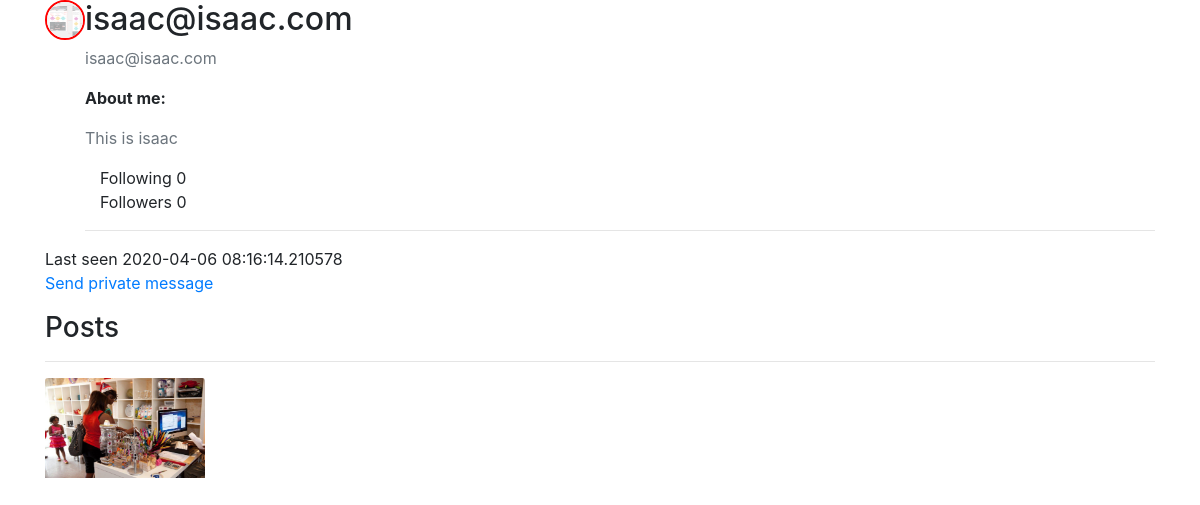
The app's page /dashboard/isaac@isaac.com, older data.
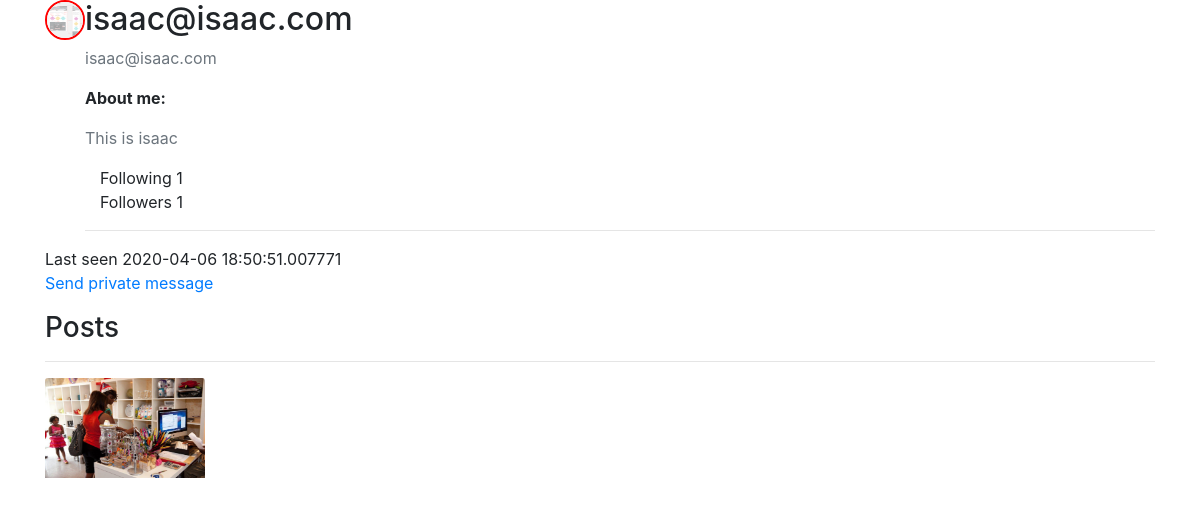
The same page, newer data.
### quandromy/database.py (models this page shows, shortened)
class User(db.Model, UserMixin): #The users mixing class helps in user management. We inherit the "is_authenticated" method from here
    __tablename__ = 'users'
    __searchable__ = ['fullname', 'username']
    id = db.Column(db.Integer, primary_key = True)
    fullname = db.Column(db.String(100), nullable = False)
    username = db.Column(db.String(20), unique = True, nullable = False, index = True)
    role_id = db.Column(db.Integer, db.ForeignKey('roles.id'))
    email = db.Column(db.String(120), unique = True, nullable = False, index = True)
    country = db.Column(db.String(200))
    name = db.Column(db.String(64))
    about_me = db.Column(db.Text())
    member_since = db.Column(db.DateTime(), default=datetime.utcnow)
    last_seen = db.Column(db.DateTime(), default=datetime.utcnow)
    image_file = db.Column(db.String(20), nullable = False, default = 'default.png')
    last_message_read_time = db.Column(db.DateTime)
    password = db.Column(db.String(60), nullable = False)
    comments = db.relationship('Comment', backref='author', lazy='dynamic')
    Post = db.relationship('Post', backref = 'author', lazy = 'dynamic')
    followed = db.relationship('Follow',
                               foreign_keys=[Follow.follower_id],               #SQLAlchemy cannot use the association table transparently because that will not give
                               backref=db.backref('follower', lazy='joined'),   #the application access to the custom fields in it. Instead, the many-to-many relationship
                               lazy='dynamic',                                  #must be decomposed into the two basic one-to-many relationships for the left
                               cascade='all, delete-orphan')                    #and right sides, and these must be defined as standard relationships.
    followers = db.relationship('Follow',
                                foreign_keys=[Follow.followed_id],
                                backref=db.backref('followed', lazy='joined'),
                                lazy='dynamic',
                                cascade='all, delete-orphan')
    messages_sent = db.relationship('Message',
                                    foreign_keys='Message.sender_id',
                                    backref='sender', lazy='dynamic')
    messages_received = db.relationship('Message',
                                        foreign_keys='Message.recipient_id',
                                        backref='recipient', lazy='dynamic')

### quandromy/users/routes.py (the view)
@users.route("/dashboard/<string:username>")
def dashboard(username):
    user = User.query.filter_by(username=username).first_or_404()
    posts = Post.query.filter_by(author=user)
    image_file = url_for('static', filename = 'img/' + user.image_file)
    return render_template('users/dashboard.html', user = user, posts = posts, image_file = image_file)

### quandromy/main/__init__.py (called while the page is built)
@main.app_context_processor
def inject_permissions():
    return dict(Permission=Permission)

### quandromy/users/routes.py (called while the page is built)
@users.before_request
def before_request():
    if current_user.is_authenticated:
        current_user.last_seen = datetime.utcnow()
        db.session.commit()
        g.search_form = SearchForm()

### quandromy/templates/users/dashboard.html (shortened to what this page needs)
{% extends 'base.html' %}
{% block div %}
 <div class="content-section">
   <div class="media">
     <img class="rounded-circle account-img my-img" src="{{user.image_file}}" alt="profile pic">
     <div class="media-body">
       <h2 class="account-heading">{{user.username}}</h2>
       <p class="text-secondary">{{user.email}}</p>
       <p><span style="font-weight: bold;">About me:</span></p>
       <p class="text-secondary">{{user.about_me}}</p>
       <div class="col">
        Following <span>{{ user.followed.count() - 1 }}</span>
    </div>
    <div class="col">
      Followers <span>{{ user.followers.count() - 1 }}</span>
  </div>
  <hr>
     </div>
   </div>
 </div>
<div>Last seen {{ user.last_seen }}</div>
<div>
  <p>
    <a href="{{ url_for('users.send_message',
                        recipient=user.username) }}">
        {{ ('Send private message') }}
    </a>
</p>
</div>
 <div>
   <legend><h3>Posts</h3></legend>
   <hr>
    {% for post in posts %}
    <div class="row">
       <div class="col">
        <img src="{{url_for('static', filename = 'postpics/' + post.picture)}}" class="card-img-top" alt="..." width="50" height="100">
       </div>
       <div class="col"></div>
       <div class="col"></div>
       <div class="col"></div>
       <div class="col"></div>
       <div class="col"></div>
    </div>
    {% endfor %}
 </div>
{% endblock %}

Row changes from the older to the newer data that the page shows:
changed User "isaac@isaac.com": last_seen "2020-04-06 08:16:14.210578" → "2020-04-06 18:50:51.007771"
Text that changed along with them:
{{ user.followed.count() - 1 }}: "0" → "1"
{{ user.followers.count() - 1 }}: "0" → "1"
